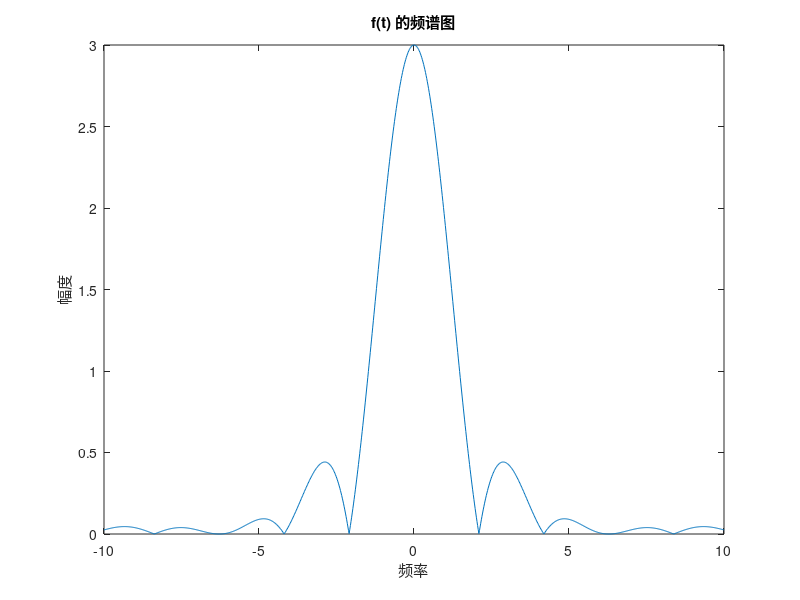
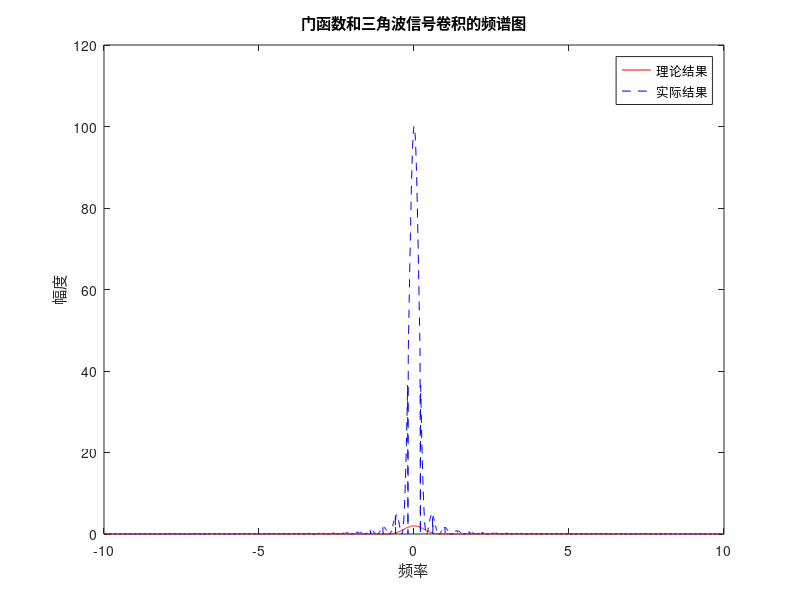

Here is the MATLAB script that generated these plots, in order:
% 定义信号 f(t) 的傅里叶变换 F(jw)
F = @(w) (2*cos(w)-2*cos(2*w))./w.^2;

% 设置频率范围
w = linspace(-10, 10, 1000);

% 计算傅里叶变换结果
FT = F(w);

% 绘制频谱图
figure;
plot(w, abs(FT));
xlabel('频率');
ylabel('幅度');
title('f(t) 的频谱图');

% 验证时域卷积定理
% 定义门函数
rect = @(t, T) (abs(t) <= T/2);

% 定义三角波信号
tri = @(t, T) (1 - abs(mod(t, T) - T/2) * 4 / T);

% 设置时间范围
t = linspace(-10, 10, 1000);

% 计算门函数的傅里叶变换
FT_rect = @(w, T) T * sinc(w*T/2);

% 计算三角波信号的傅里叶变换
FT_tri = @(w, T) (sinc(w*T/2).^2) .* exp(-1i*w*T/2);

% 计算门函数和三角波信号卷积的傅里叶变换
FT_conv = @(w, T) FT_rect(w, T) .* FT_tri(w, T);

% 设置卷积的时间范围
t_conv = linspace(-20, 20, 2000);

% 计算门函数和三角波信号卷积的结果
conv_result = ifftshift(ifft(fft(rect(t_conv, 2)).*fft(tri(t_conv, 2))));

% 计算卷积结果的傅里叶变换
FT_conv_result = fftshift(fft(conv_result));

% 重新设置频率范围
w_conv = linspace(-10, 10, length(FT_conv_result));

% 绘制卷积结果的频谱图
figure;
plot(w_conv, abs(FT_conv(w_conv, 2)), 'r', w_conv, abs(FT_conv_result), 'b--');
xlabel('频率');
ylabel('幅度');
legend('理论结果', '实际结果');
title('门函数和三角波信号卷积的频谱图');